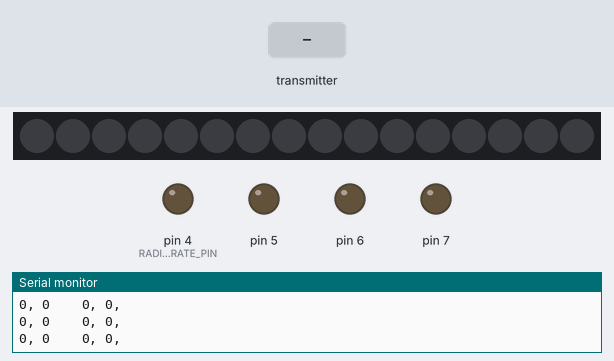
This sketch was run on a simulated Arduino Uno, built with avr-gcc and run on an emulated ATmega328P. Parts: 16 RGB LEDs in strip order, left to right, output pins drawn as LEDs (lit = HIGH), the last lines printed to the serial monitor. Inputs (shaded band) come from the test bench. The strip is taken to match the declared colour order; no radio packets arrive unless stated.

Above: at 1.2 s.
1.3 s: the transmitter starts sending joy_button = 1
At 1.7 s:
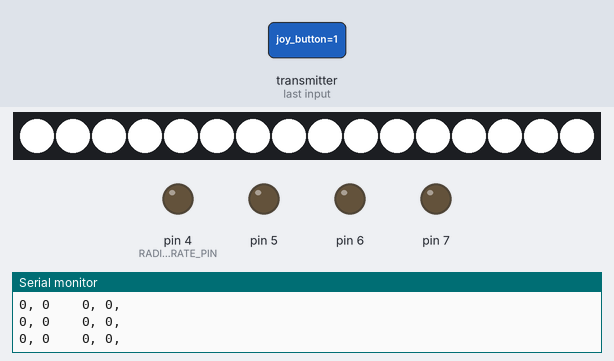
4.3 s: the transmitter starts sending joy_x_axis = 256
At 4.7 s:
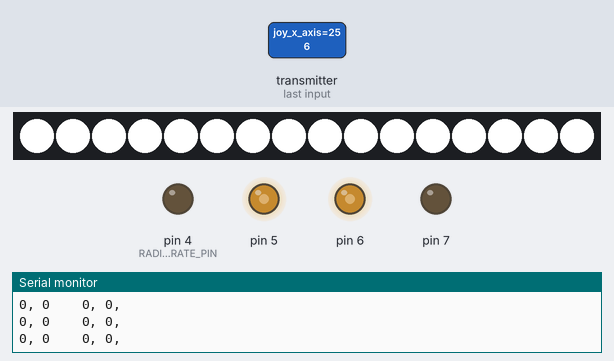
6.8 s: the transmitter starts sending joy_y_axis = 256
At 7.2 s:
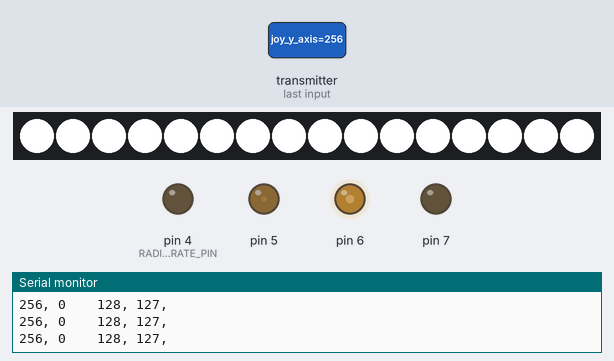
9.3 s: the transmitter starts sending joy_x_axis = 0
At 9.7 s:
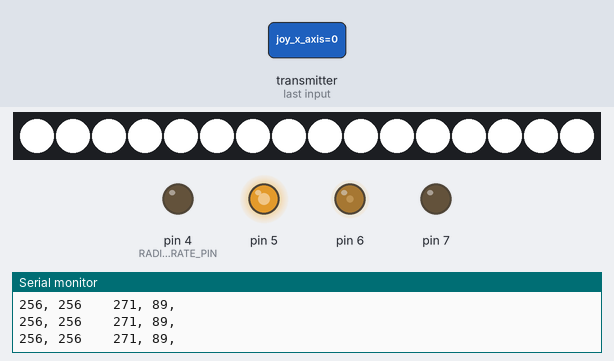
11.8 s: the transmitter starts sending joy_y_axis = 512
At 12.3 s:
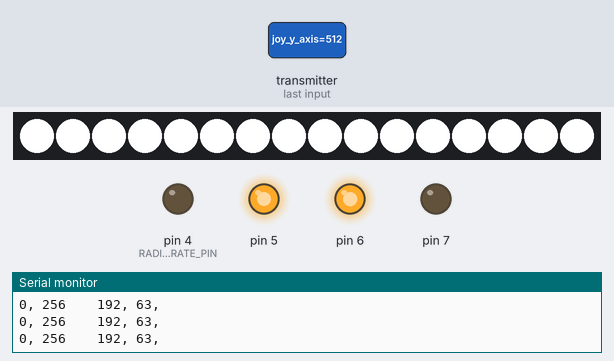
14.4 s: the transmitter starts sending joy_y_axis = 1023
At 14.8 s:
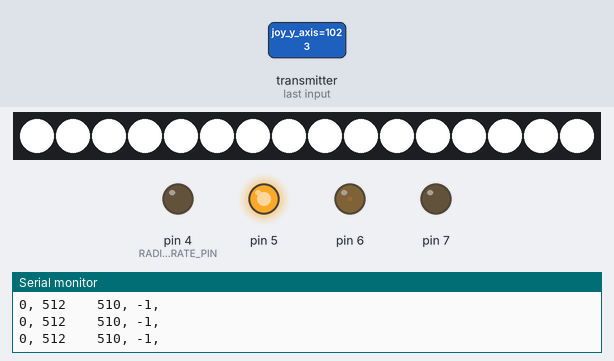
Timing chart, 0 to 17.4 s (numbered marks = the images above; inputs shaded):
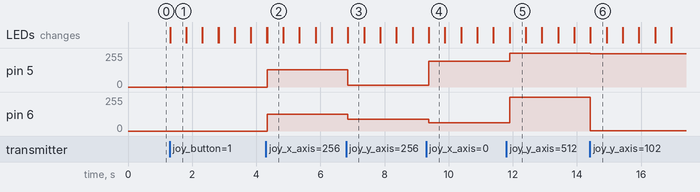

Measured:
- after the input at 1.3 s, the LEDs: change at once (image 1)
- after the input at 4.3 s, pin 5: 0/255 → 128/255 at once; pin 6: 0/255 → 127/255 at once
- after the input at 6.8 s, pin 5: 128/255 → 15/255 after 0.06 s; pin 6: 127/255 → 89/255 after 0.06 s
- after the input at 9.3 s, pin 5: 15/255 → 192/255 after 0.08 s; pin 6: 89/255 → 63/255 after 0.08 s
- after the input at 11.8 s, pin 5: 192/255 → 254/255 after 0.10 s; pin 6: 63/255 → 255/255 after 0.10 s
- after the input at 14.4 s, pin 5: 254/255 → 251/255 at once; pin 6: 255/255 → 1/255 at once
- what the display in image 1 shows lasts 0.5 s, from 1.3 s to 1.8 s

The sketch:

car.ino
```cpp
#include <RF24.h>
#include <SPI.h>
#include <nRF24L01.h>

#include <Adafruit_NeoPixel.h>

struct controls_state {
  int joy_x_axis = 0;
  int joy_y_axis = 0;
  bool joy_button = 0;
  bool joy_x_direction = 0;
  bool joy_y_direction = 0;
} cstate;

#define RADIO_CE 8
#define RADIO_CSN 9
#define RADIO_CHANNEL 13
#define RADIO_TRUBA 0x1234567890LL
#define RADIO_TRUBA_NUMBER 1
#define RADIO_DATA_RATE RF24_1MBPS
#define RADIO_POWER RF24_PA_HIGH

#define RADIO_CONNECTION_PIN 3
#define RADIO_DATARATE_PIN 4

RF24 radio(RADIO_CE, RADIO_CSN);

#define LED_MODULE_PIN 10
#define CLUSTER_COUNT 16

Adafruit_NeoPixel matrix =
    Adafruit_NeoPixel(CLUSTER_COUNT, LED_MODULE_PIN, NEO_RGB + NEO_KHZ800);

void radio_init() {
  radio.begin();

  if (!radio.isChipConnected()) {
    // digitalWrite(RADIO_CONNECTION_PIN, LOW);
    Serial.println("11111");
  } else {
    // digitalWrite(RADIO_CONNECTION_PIN, HIGH);
  }

  radio.setChannel(RADIO_CHANNEL);
  radio.setDataRate(RADIO_DATA_RATE);
  radio.setPALevel(RADIO_POWER);
  radio.openReadingPipe(RADIO_TRUBA_NUMBER, RADIO_TRUBA);
  radio.startListening();
}

void radio_fetch() {
  if (radio.available()) {
    radio.read(&cstate, sizeof(cstate));
    // digitalWrite(RADIO_DATARATE_PIN, HIGH);
  } else {
    // digitalWrite(RADIO_DATARATE_PIN, LOW);
  }
}

void joy_dump() {
  Serial.println("Directon vector is (" + String(cstate.joy_x_axis) + ", " +
                 String(cstate.joy_y_axis) + "), button state is " +
                 String(cstate.joy_button));
}

void matrix_set(int value) {
  for (int i = 0; i != 16; ++i) {
    matrix.setPixelColor(i, matrix.Color(value, value, value));
  }
  matrix.show();
}

void setup() {
  Serial.begin(9600);

  radio_init();

  pinMode(5, OUTPUT);
  pinMode(6, OUTPUT);

  pinMode(4, OUTPUT);
  pinMode(7, OUTPUT);

  matrix.begin();
  matrix_set(0);
}

void loop() {
  radio_fetch();

  long long l = (long long)sqrt(
      (long long)cstate.joy_x_axis * (long long)cstate.joy_x_axis +
      (long long)cstate.joy_y_axis * (long long)cstate.joy_y_axis);

  long long x = min(l / 2ll, 255);
  if (x < 32) {
    x = 0;
  }

  long long balance = cstate.joy_y_axis / 4ll + 128ll;
  if (abs(balance - 128) < 32) {
    balance = 128;
  }

  int l_wheel = (int)(x * balance / 128ll);
  int r_wheel = (int)(x * (255 - balance) / 128ll);

  bool x_dir = false;
  if (cstate.joy_x_axis < -128) {
    x_dir = true;
  }

  analogWrite(5, l_wheel);
  analogWrite(6, r_wheel);

  if (x_dir) {
    digitalWrite(7, HIGH);
    digitalWrite(4, HIGH);
  } else {
    digitalWrite(7, LOW);
    digitalWrite(4, LOW);
  }

  if (cstate.joy_button) {
    matrix_set(255);
    delay(500);
    matrix_set(0);
  }

  Serial.print(String(cstate.joy_x_axis) + ", " + String(cstate.joy_y_axis) +
               "    ");
  Serial.println(String(l_wheel) + ", " + String(r_wheel) + ", ");
}
```
